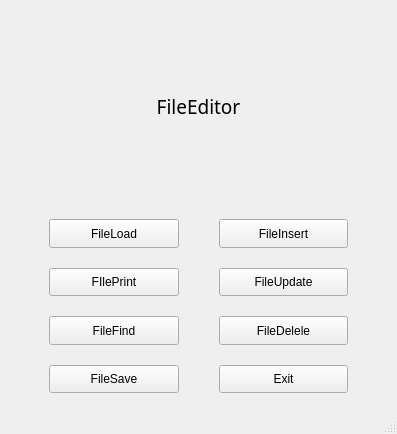
<?xml version="1.0" encoding="UTF-8"?>
<ui version="4.0">
 <class>MainWindow</class>
 <widget class="QMainWindow" name="MainWindow">
  <property name="geometry">
   <rect>
    <x>0</x>
    <y>0</y>
    <width>397</width>
    <height>434</height>
   </rect>
  </property>
  <property name="sizePolicy">
   <sizepolicy hsizetype="Expanding" vsizetype="Expanding">
    <horstretch>0</horstretch>
    <verstretch>0</verstretch>
   </sizepolicy>
  </property>
  <property name="windowTitle">
   <string>MainWindow</string>
  </property>
  <widget class="QWidget" name="centralwidget">
   <property name="sizePolicy">
    <sizepolicy hsizetype="Expanding" vsizetype="Expanding">
     <horstretch>0</horstretch>
     <verstretch>0</verstretch>
    </sizepolicy>
   </property>
   <layout class="QVBoxLayout" name="verticalLayout">
    <item>
     <widget class="QLabel" name="title">
      <property name="sizePolicy">
       <sizepolicy hsizetype="Expanding" vsizetype="Expanding">
        <horstretch>0</horstretch>
        <verstretch>0</verstretch>
       </sizepolicy>
      </property>
      <property name="font">
       <font>
        <family>맑은 고딕</family>
        <pointsize>14</pointsize>
        <italic>false</italic>
        <bold>false</bold>
        <strikeout>false</strikeout>
       </font>
      </property>
      <property name="text">
       <string>FileEditor</string>
      </property>
      <property name="alignment">
       <set>Qt::AlignmentFlag::AlignCenter</set>
      </property>
     </widget>
    </item>
    <item>
     <layout class="QGridLayout" name="gridLayout">
      <property name="leftMargin">
       <number>40</number>
      </property>
      <property name="topMargin">
       <number>10</number>
      </property>
      <property name="rightMargin">
       <number>40</number>
      </property>
      <property name="bottomMargin">
       <number>10</number>
      </property>
      <property name="horizontalSpacing">
       <number>40</number>
      </property>
      <property name="verticalSpacing">
       <number>20</number>
      </property>
      <item row="0" column="0">
       <widget class="QPushButton" name="btn_FileLoad">
        <property name="sizePolicy">
         <sizepolicy hsizetype="Expanding" vsizetype="Expanding">
          <horstretch>0</horstretch>
          <verstretch>0</verstretch>
         </sizepolicy>
        </property>
        <property name="text">
         <string>FileLoad</string>
        </property>
       </widget>
      </item>
      <item row="0" column="1">
       <widget class="QPushButton" name="btn_FileInsert">
        <property name="sizePolicy">
         <sizepolicy hsizetype="Expanding" vsizetype="Expanding">
          <horstretch>0</horstretch>
          <verstretch>0</verstretch>
         </sizepolicy>
        </property>
        <property name="text">
         <string>FileInsert</string>
        </property>
       </widget>
      </item>
      <item row="1" column="0">
       <widget class="QPushButton" name="btn_FIlePrint">
        <property name="sizePolicy">
         <sizepolicy hsizetype="Expanding" vsizetype="Expanding">
          <horstretch>0</horstretch>
          <verstretch>0</verstretch>
         </sizepolicy>
        </property>
        <property name="text">
         <string>FIlePrint</string>
        </property>
       </widget>
      </item>
      <item row="1" column="1">
       <widget class="QPushButton" name="btn_FileUpdate">
        <property name="sizePolicy">
         <sizepolicy hsizetype="Expanding" vsizetype="Expanding">
          <horstretch>0</horstretch>
          <verstretch>0</verstretch>
         </sizepolicy>
        </property>
        <property name="text">
         <string>FileUpdate</string>
        </property>
       </widget>
      </item>
      <item row="2" column="0">
       <widget class="QPushButton" name="btn_FileFind">
        <property name="sizePolicy">
         <sizepolicy hsizetype="Expanding" vsizetype="Expanding">
          <horstretch>0</horstretch>
          <verstretch>0</verstretch>
         </sizepolicy>
        </property>
        <property name="text">
         <string>FileFind</string>
        </property>
       </widget>
      </item>
      <item row="2" column="1">
       <widget class="QPushButton" name="btn_FileDelele">
        <property name="sizePolicy">
         <sizepolicy hsizetype="Expanding" vsizetype="Expanding">
          <horstretch>0</horstretch>
          <verstretch>0</verstretch>
         </sizepolicy>
        </property>
        <property name="text">
         <string>FileDelele</string>
        </property>
       </widget>
      </item>
      <item row="3" column="0">
       <widget class="QPushButton" name="btn_FileSave">
        <property name="sizePolicy">
         <sizepolicy hsizetype="Expanding" vsizetype="Expanding">
          <horstretch>0</horstretch>
          <verstretch>0</verstretch>
         </sizepolicy>
        </property>
        <property name="text">
         <string>FileSave</string>
        </property>
       </widget>
      </item>
      <item row="3" column="1">
       <widget class="QPushButton" name="btn_Exit">
        <property name="sizePolicy">
         <sizepolicy hsizetype="Expanding" vsizetype="Expanding">
          <horstretch>0</horstretch>
          <verstretch>0</verstretch>
         </sizepolicy>
        </property>
        <property name="text">
         <string>Exit</string>
        </property>
       </widget>
      </item>
     </layout>
    </item>
   </layout>
  </widget>
  <widget class="QStatusBar" name="statusbar"/>
 </widget>
 <resources/>
 <connections/>
</ui>
